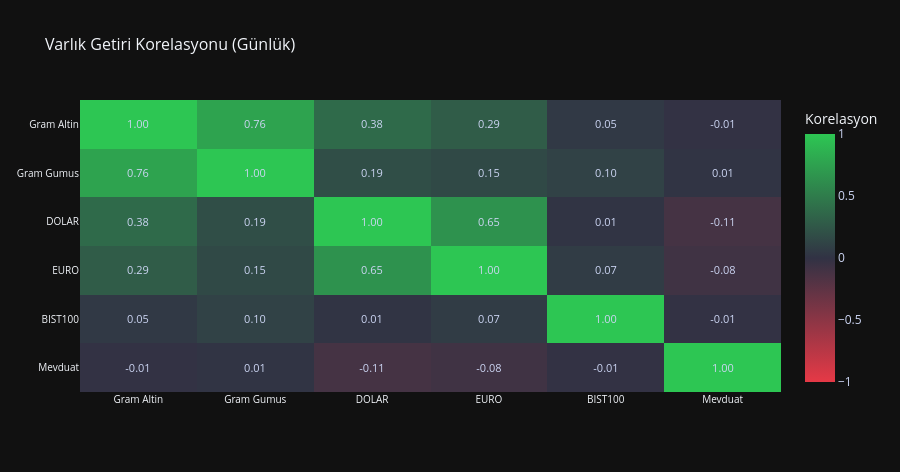

Notebook cell for this chart:
### Markdown cell above
### Varlık Getiri Korelasyonu

**Ne gösterir:** Günlük yüzde getiriler arasındaki istatistiksel ilişkiyi ölçer.
Renk skalası: **kırmızı → −1** (tam zıt hareket) · **koyu zemin → 0** (ilişkisiz) · **yeşil → +1** (aynı yön).
Köşegen her zaman **1.00** olmalıdır (varlığın kendisiyle olan korelasyonu).

**Neden önemlidir:**
- Korelasyonu düşük veya negatif varlıklar bir arada tutulduğunda portföy volatilitesi azalır.
- Yüksek korelasyonlu iki varlığı birden tutmak gerçek anlamda çeşitlendirme sağlamaz.
- Örneğin Gram Altın ile Dolar/TL arasındaki korelasyon, TL değer kaybı dönemlerini anlamak
  için önemli bir sinyal olabilir.

### Code cell
# Korelasyon ısı haritası
# Günlük getiri değişimleri kullanılarak Pearson korelasyon matrisi hesaplanır
fig_corr = build_correlation_heatmap(analysis_df)
fig_corr.show()

### Figure 1 — Plotly figure (JSON) as saved in the notebook; plotly's stock layout.template omitted (floating-point values rounded to 4 significant figures)
{"data": [{"colorbar": {"tickfont": {"color": "#cdd6f4"}, "title": {"text": "Korelasyon"}}, "colorscale": [[0, "#E63946"], [0.5, "#313244"], [1, "#2DC653"]], "hovertemplate": "<b>%{y} × %{x}</b><br>Korelasyon: %{z:.2f}<extra></extra>", "text": [["1.00", "0.76", "0.38", "0.29", "0.05", "-0.01"], ["0.76", "1.00", "0.19", "0.15", "0.10", "0.01"], ["0.38", "0.19", "1.00", "0.65", "0.01", "-0.11"], ["0.29", "0.15", "0.65", "1.00", "0.07", "-0.08"], ["0.05", "0.10", "0.01", "0.07", "1.00", "-0.01"], ["-0.01", "0.01", "-0.11", "-0.08", "-0.01", "1.00"]], "textfont": {"color": "#cdd6f4", "size": 11}, "texttemplate": "%{text}", "type": "heatmap", "x": ["Gram Altin", "Gram Gumus", "DOLAR", "EURO", "BIST100", "Mevduat"], "y": ["Gram Altin", "Gram Gumus", "DOLAR", "EURO", "BIST100", "Mevduat"], "z": [[1, 0.7629, 0.3798, 0.2854, 0.04746, -0.01242], [0.7629, 1, 0.1906, 0.1533, 0.1048, 0.01108], [0.3798, 0.1906, 1, 0.6496, 0.01407, -0.1111], [0.2854, 0.1533, 0.6496, 1, 0.06657, -0.08016], [0.04746, 0.1048, 0.01407, 0.06657, 1, -0.01131], [-0.01242, 0.01108, -0.1111, -0.08016, -0.01131, 1]], "zmax": 1, "zmin": -1}], "layout": {"height": 472, "title": {"font": {"size": 16}, "text": "Varlık Getiri Korelasyonu (Günlük)"}, "xaxis": {"tickfont": {"size": 10}}, "yaxis": {"autorange": "reversed", "tickfont": {"size": 10}}}}
